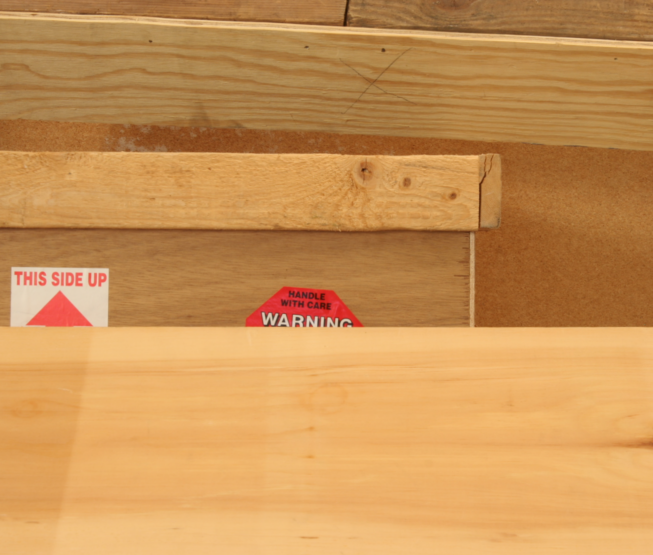
#> input picture 计算机视觉实践-练习5/imgs/left.png, 653 x 555 px
$ jupyter execute stereoMatching.ipynb
#> lines starting #> are read from the running program, lines starting #| are printed output that depends on the picture
[cell 1]
from glob import glob
import numpy as np
import os
import cv2
import matplotlib.pyplot as plt
from matplotlib.image import imread

[cell 2]
# 读取左图和右图
img_left = cv2.imread('./imgs/left.png', cv2.IMREAD_GRAYSCALE)
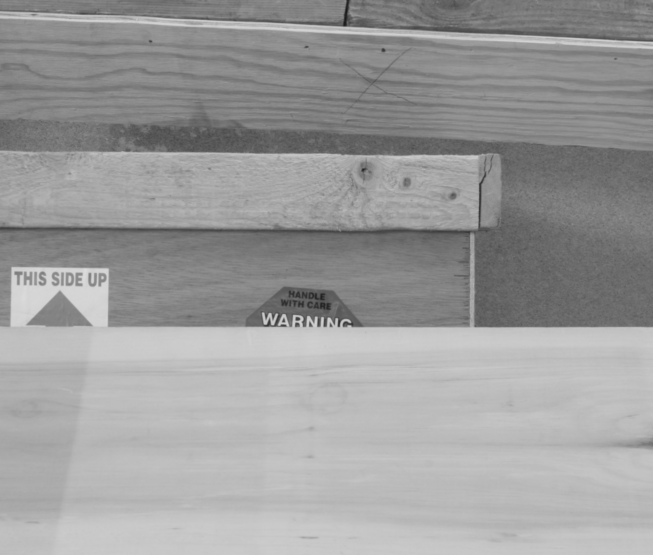
#> img_left: shape (555, 653); min 25, max 220, mean 156
img_right = cv2.imread('./imgs/right.png', cv2.IMREAD_GRAYSCALE)
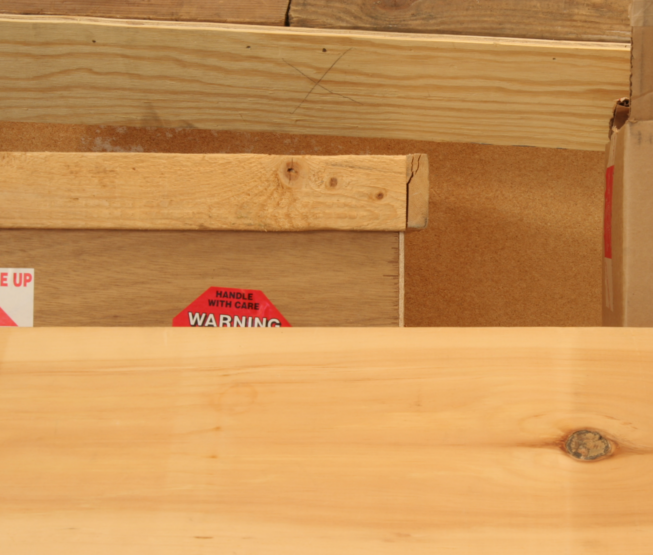
#> input picture 计算机视觉实践-练习5/imgs/right.png, 653 x 555 px
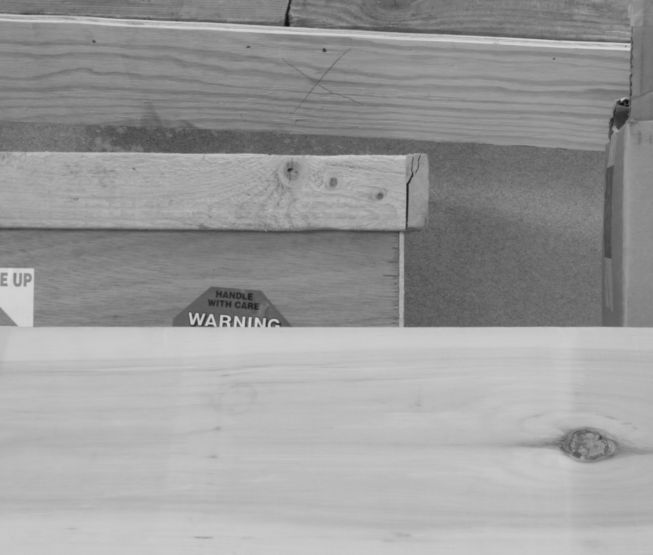
#> img_right: shape (555, 653); min 18, max 220, mean 154.5

# 检查图像是否成功加载
if img_left is None or img_right is None:
    print("Error: 图像加载失败")
    exit()

# 创建SGBM对象
min_disparity = 0
num_disparities = 16 * 8  # 必须是16的倍数
block_size = 3  # 块大小，必须是奇数

stereo = cv2.StereoSGBM_create(
    minDisparity=min_disparity,
    numDisparities=num_disparities,
    blockSize=block_size,
    P1=8 * 3 * block_size ** 2,
    P2=32 * 3 * block_size ** 2,
    disp12MaxDiff=1,
    uniquenessRatio=15,
    speckleWindowSize=0,
    speckleRange=2,
    preFilterCap=63,
    mode=cv2.STEREO_SGBM_MODE_SGBM_3WAY
)

# 计算视差图
disparity = stereo.compute(img_left, img_right).astype(np.float32) / 16.0
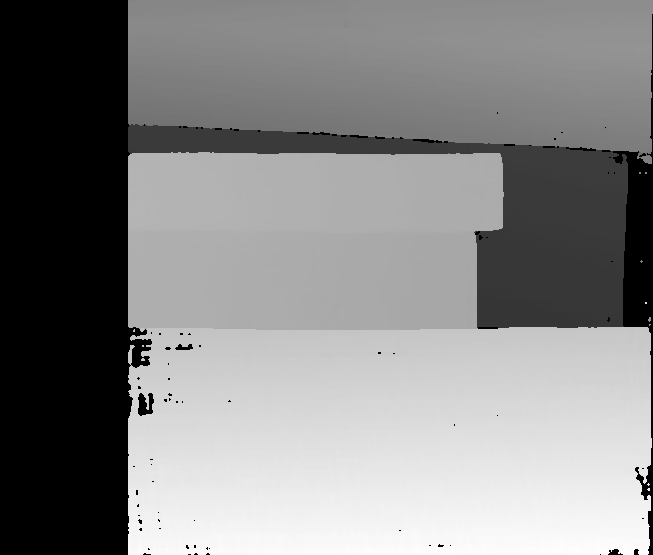
#> disparity: shape (555, 653) float32; min -1, max 108.7, mean 56.7; drawn with min black and max white

cv2.imwrite("result.jpg", disparity)
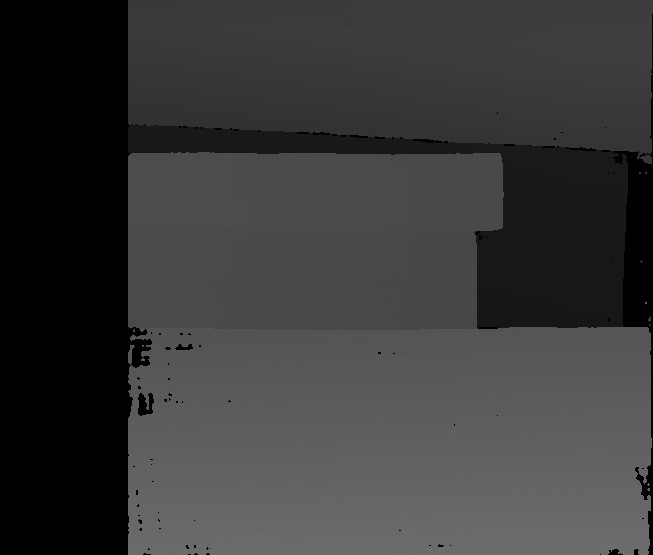
#> saved as result.jpg: shape (555, 653); min 0, max 109, mean 56.9
# 可视化视差图
plt.figure(figsize=(10, 5))
plt.imshow(disparity, cmap='gray')
plt.colorbar()
plt.title('Disparity Map')
plt.show()
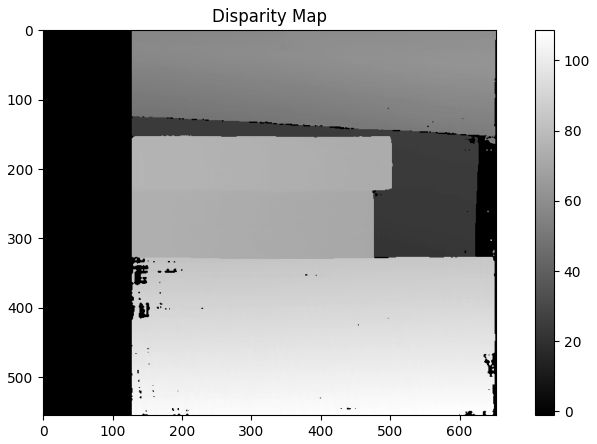
#> figure drawn by matplotlib, 2 panels

[cell 3]
img_left = imread('./imgs/left.png')
#> img_left: shape (555, 653, 3) float32
img_right = imread('./imgs/right.png')
#> img_right: shape (555, 653, 3) float32
result = imread('result.jpg')
#> result: shape (555, 653); min 0, max 115, mean 56.9


# 设置图像显示
plt.figure(figsize=(15, 5))

# 显示左图
plt.subplot(1, 3, 1)
plt.imshow(img_left, cmap='gray')
plt.title('Left Image')
plt.axis('off')

# 显示右图
plt.subplot(1, 3, 2)
plt.imshow(img_right, cmap='gray')
plt.title('Right Image')
plt.axis('off')

# 显示视差图
plt.subplot(1, 3, 3)
plt.imshow(result, cmap='plasma')
plt.title('Disparity Map')
plt.colorbar()
plt.axis('off')

# 展示图像
plt.show()
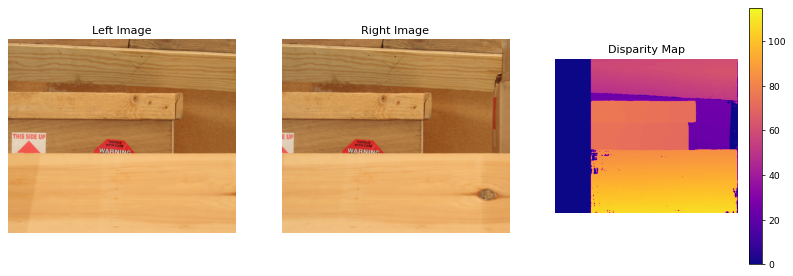
#> figure drawn by matplotlib, 4 panels
